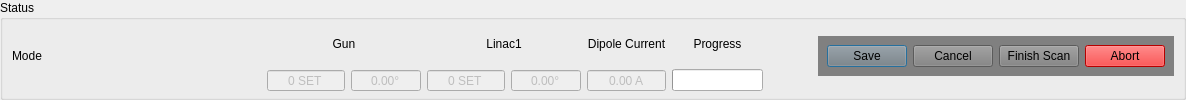
     <widget class="QGroupBox" name="groupBox">
      <property name="sizePolicy">
       <sizepolicy hsizetype="Preferred" vsizetype="Preferred">
        <horstretch>0</horstretch>
        <verstretch>0</verstretch>
       </sizepolicy>
      </property>
      <property name="minimumSize">
       <size>
        <width>0</width>
        <height>65</height>
       </size>
      </property>
      <property name="title">
       <string>Status</string>
      </property>
      <property name="alignment">
       <set>Qt::AlignLeading|Qt::AlignLeft|Qt::AlignTop</set>
      </property>
      <layout class="QHBoxLayout" name="horizontalLayout">
       <property name="spacing">
        <number>6</number>
       </property>
       <property name="leftMargin">
        <number>9</number>
       </property>
       <property name="topMargin">
        <number>0</number>
       </property>
       <property name="rightMargin">
        <number>9</number>
       </property>
       <property name="bottomMargin">
        <number>5</number>
       </property>
       <item>
        <widget class="QLabel" name="label_MODE">
         <property name="sizePolicy">
          <sizepolicy hsizetype="Fixed" vsizetype="Fixed">
           <horstretch>0</horstretch>
           <verstretch>0</verstretch>
          </sizepolicy>
         </property>
         <property name="minimumSize">
          <size>
           <width>200</width>
           <height>25</height>
          </size>
         </property>
         <property name="maximumSize">
          <size>
           <width>16777215</width>
           <height>100</height>
          </size>
         </property>
         <property name="text">
          <string>Mode</string>
         </property>
        </widget>
       </item>
       <item>
        <spacer name="horizontalSpacer_2">
         <property name="orientation">
          <enum>Qt::Horizontal</enum>
         </property>
         <property name="sizeHint" stdset="0">
          <size>
           <width>40</width>
           <height>20</height>
          </size>
         </property>
        </spacer>
       </item>
       <item>
        <widget class="QWidget" name="widget_5" native="true">
         <property name="minimumSize">
          <size>
           <width>400</width>
           <height>0</height>
          </size>
         </property>
         <layout class="QGridLayout" name="gridLayout_10">
          <property name="leftMargin">
           <number>9</number>
          </property>
          <property name="topMargin">
           <number>0</number>
          </property>
          <property name="rightMargin">
           <number>9</number>
          </property>
          <property name="bottomMargin">
           <number>0</number>
          </property>
          <property name="horizontalSpacing">
           <number>6</number>
          </property>
          <property name="verticalSpacing">
           <number>2</number>
          </property>
          <item row="2" column="0">
           <widget class="QSpinBox" name="Gun_Amp_Monitor">
            <property name="enabled">
             <bool>false</bool>
            </property>
            <property name="minimumSize">
             <size>
              <width>70</width>
              <height>0</height>
             </size>
            </property>
            <property name="alignment">
             <set>Qt::AlignCenter</set>
            </property>
            <property name="buttonSymbols">
             <enum>QAbstractSpinBox::NoButtons</enum>
            </property>
            <property name="suffix">
             <string> SET</string>
            </property>
            <property name="prefix">
             <string/>
            </property>
            <property name="maximum">
             <number>100000</number>
            </property>
           </widget>
          </item>
          <item row="2" column="2">
           <widget class="QSpinBox" name="Linac1_Amp_Monitor">
            <property name="enabled">
             <bool>false</bool>
            </property>
            <property name="minimumSize">
             <size>
              <width>70</width>
              <height>0</height>
             </size>
            </property>
            <property name="alignment">
             <set>Qt::AlignCenter</set>
            </property>
            <property name="buttonSymbols">
             <enum>QAbstractSpinBox::NoButtons</enum>
            </property>
            <property name="suffix">
             <string> SET</string>
            </property>
            <property name="prefix">
             <string/>
            </property>
            <property name="maximum">
             <number>100000</number>
            </property>
           </widget>
          </item>
          <item row="1" column="2" colspan="2">
           <widget class="QLabel" name="label_30">
            <property name="text">
             <string>Linac1</string>
            </property>
            <property name="alignment">
             <set>Qt::AlignCenter</set>
            </property>
           </widget>
          </item>
          <item row="1" column="0" colspan="2">
           <widget class="QLabel" name="label_27">
            <property name="text">
             <string>Gun</string>
            </property>
            <property name="alignment">
             <set>Qt::AlignCenter</set>
            </property>
           </widget>
          </item>
          <item row="2" column="5">
           <widget class="QProgressBar" name="Progress_Monitor">
            <property name="sizePolicy">
             <sizepolicy hsizetype="Fixed" vsizetype="Fixed">
              <horstretch>0</horstretch>
              <verstretch>0</verstretch>
             </sizepolicy>
            </property>
            <property name="minimumSize">
             <size>
              <width>70</width>
              <height>0</height>
             </size>
            </property>
            <property name="value">
             <number>0</number>
            </property>
            <property name="textVisible">
             <bool>false</bool>
            </property>
           </widget>
          </item>
          <item row="1" column="4">
           <widget class="QLabel" name="label_31">
            <property name="text">
             <string>Dipole Current</string>
            </property>
            <property name="alignment">
             <set>Qt::AlignCenter</set>
            </property>
           </widget>
          </item>
          <item row="2" column="1">
           <widget class="QDoubleSpinBox" name="Gun_Phase_Monitor">
            <property name="enabled">
             <bool>false</bool>
            </property>
            <property name="minimumSize">
             <size>
              <width>70</width>
              <height>0</height>
             </size>
            </property>
            <property name="alignment">
             <set>Qt::AlignCenter</set>
            </property>
            <property name="readOnly">
             <bool>true</bool>
            </property>
            <property name="buttonSymbols">
             <enum>QAbstractSpinBox::NoButtons</enum>
            </property>
            <property name="suffix">
             <string>°</string>
            </property>
            <property name="minimum">
             <double>-180.000000000000000</double>
            </property>
            <property name="maximum">
             <double>180.000000000000000</double>
            </property>
           </widget>
          </item>
          <item row="2" column="4">
           <widget class="QDoubleSpinBox" name="Dipole_Monitor">
            <property name="enabled">
             <bool>false</bool>
            </property>
            <property name="alignment">
             <set>Qt::AlignCenter</set>
            </property>
            <property name="readOnly">
             <bool>true</bool>
            </property>
            <property name="buttonSymbols">
             <enum>QAbstractSpinBox::NoButtons</enum>
            </property>
            <property name="suffix">
             <string> A</string>
            </property>
            <property name="minimum">
             <double>-250.000000000000000</double>
            </property>
            <property name="maximum">
             <double>250.000000000000000</double>
            </property>
           </widget>
          </item>
          <item row="2" column="3">
           <widget class="QDoubleSpinBox" name="Linac1_Phase_Monitor">
            <property name="enabled">
             <bool>false</bool>
            </property>
            <property name="minimumSize">
             <size>
              <width>70</width>
              <height>0</height>
             </size>
            </property>
            <property name="alignment">
             <set>Qt::AlignCenter</set>
            </property>
            <property name="readOnly">
             <bool>true</bool>
            </property>
            <property name="buttonSymbols">
             <enum>QAbstractSpinBox::NoButtons</enum>
            </property>
            <property name="suffix">
             <string>°</string>
            </property>
            <property name="minimum">
             <double>-180.000000000000000</double>
            </property>
            <property name="maximum">
             <double>180.000000000000000</double>
            </property>
           </widget>
          </item>
          <item row="1" column="5">
           <widget class="QLabel" name="label_32">
            <property name="text">
             <string>Progress</string>
            </property>
            <property name="alignment">
             <set>Qt::AlignCenter</set>
            </property>
           </widget>
          </item>
         </layout>
        </widget>
       </item>
       <item>
        <spacer name="horizontalSpacer">
         <property name="orientation">
          <enum>Qt::Horizontal</enum>
         </property>
         <property name="sizeType">
          <enum>QSizePolicy::Expanding</enum>
         </property>
         <property name="sizeHint" stdset="0">
          <size>
           <width>40</width>
           <height>20</height>
          </size>
         </property>
        </spacer>
       </item>
       <item>
        <widget class="QWidget" name="topbutton_widget" native="true">
         <property name="sizePolicy">
          <sizepolicy hsizetype="Fixed" vsizetype="Fixed">
           <horstretch>0</horstretch>
           <verstretch>0</verstretch>
          </sizepolicy>
         </property>
         <property name="minimumSize">
          <size>
           <width>175</width>
           <height>0</height>
          </size>
         </property>
         <property name="styleSheet">
          <string notr="true">background: grey</string>
         </property>
         <layout class="QHBoxLayout" name="horizontalLayout_2">
          <item>
           <widget class="QDialogButtonBox" name="Save_Data_Buttons">
            <property name="enabled">
             <bool>true</bool>
            </property>
            <property name="styleSheet">
             <string notr="true"/>
            </property>
            <property name="orientation">
             <enum>Qt::Horizontal</enum>
            </property>
            <property name="standardButtons">
             <set>QDialogButtonBox::Cancel|QDialogButtonBox::Save</set>
            </property>
            <property name="centerButtons">
             <bool>true</bool>
            </property>
           </widget>
          </item>
          <item>
           <widget class="QPushButton" name="Finish_Button">
            <property name="sizePolicy">
             <sizepolicy hsizetype="Fixed" vsizetype="Fixed">
              <horstretch>0</horstretch>
              <verstretch>0</verstretch>
             </sizepolicy>
            </property>
            <property name="maximumSize">
             <size>
              <width>150</width>
              <height>16777215</height>
             </size>
            </property>
            <property name="text">
             <string>Finish Scan</string>
            </property>
           </widget>
          </item>
          <item>
           <widget class="QPushButton" name="Abort_Button">
            <property name="sizePolicy">
             <sizepolicy hsizetype="Fixed" vsizetype="Fixed">
              <horstretch>0</horstretch>
              <verstretch>0</verstretch>
             </sizepolicy>
            </property>
            <property name="maximumSize">
             <size>
              <width>150</width>
              <height>16777215</height>
             </size>
            </property>
            <property name="autoFillBackground">
             <bool>false</bool>
            </property>
            <property name="styleSheet">
             <string notr="true">background-color: rgb(255, 0, 0);</string>
            </property>
            <property name="text">
             <string>Abort</string>
            </property>
            <property name="icon">
             <iconset>
              <normaloff>../../Resources/Icons/off.png</normaloff>../../Resources/Icons/off.png</iconset>
            </property>
           </widget>
          </item>
         </layout>
        </widget>
       </item>
      </layout>
     </widget>
